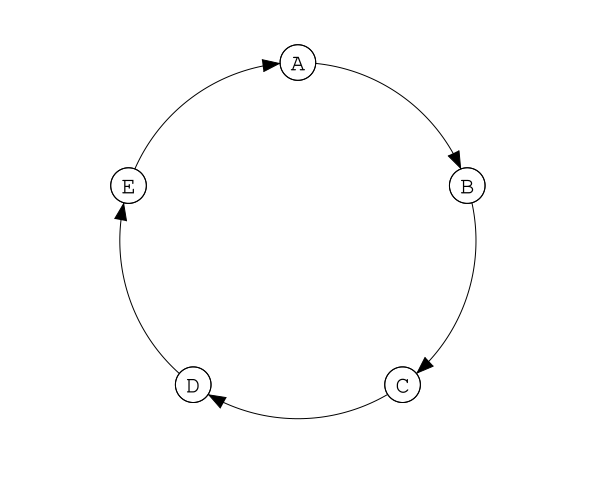

The gnuplot source for this figure:
set terminal svg dynamic font "Courier,12" linewidth 1 background "white"
set datafile sep '\t'
set output "cycle.svg"

unset key
unset xtics
unset ytics
unset border

# Cycle will be radius 1 with circular nodes
set xrange [-1.25:1.25]
set yrange [-1.25:1.25]
set size square

# Number of nodes
# Radius of each node
# Translation of arrows to edge of nodes
# Size of arrows
n = 5
r = 0.1
offset = 0.015
scale = 0.01

# The nodes
$DATA << EOD
1
2
3
4
5
EOD

# Functions for calculating position of nodes, starting with due north and moving clockwise
mymod( v , m ) = ( v > m )?( v - m ):( v )
angle( v ) = mymod( 5.0 * pi / 2.0 - ( v - 1 ) / n * 2.0 * pi , 2.0 * pi )
xCoord( v ) = cos( angle( v ) )
yCoord( v ) = sin( angle( v ) )
xEdge( v , t ) = -cos( angle( 0 ) + ( v - 1 ) * 2.0 * pi / n + t )
yEdge( v , t ) = sin( angle( 0 ) + ( v - 1 ) * 2.0 * pi / n + t )

# Using parametric coordinates to draw the edges between nodes
set parametric
set trange [r:(2.0*pi/n-1.0*r)]

# Use filled, black arrows with 40-degree tip
set style arrow 1 size 0.1,20 lc rgbcolor "black" fixed

# Plot labels for nodes (as letters), circles for nodes, arrows, and edges between nodes
plot $DATA using (xCoord($1)):(yCoord($1)):(sprintf( "%c" , $1 + 64 )) with labels font "Courier,24" notitle,\
	"" using (xCoord($1)):(yCoord($1)):(r) with circles lc rgbcolor "black" notitle,\
	"" using (xEdge($1,2.0*pi/n-r-offset)):(yEdge($1,2.0*pi/n-r-offset)):(sin(angle($1+1)+2.0*pi/n*r)*scale):(-cos(angle($1+1)+2.0*pi/n*r)*scale) with vectors as 1 notitle,\
	for [i=1:n] xEdge(i,t),yEdge(i,t) with lines lc rgbcolor "black" notitle